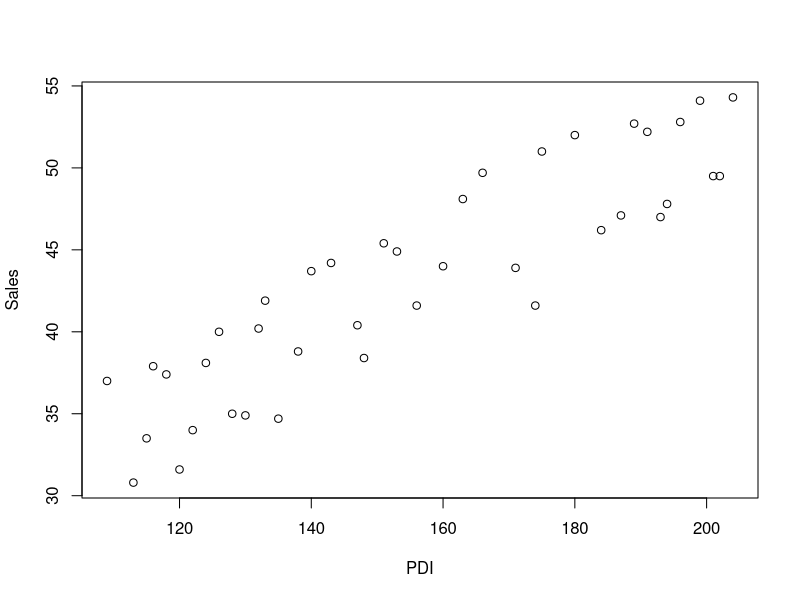
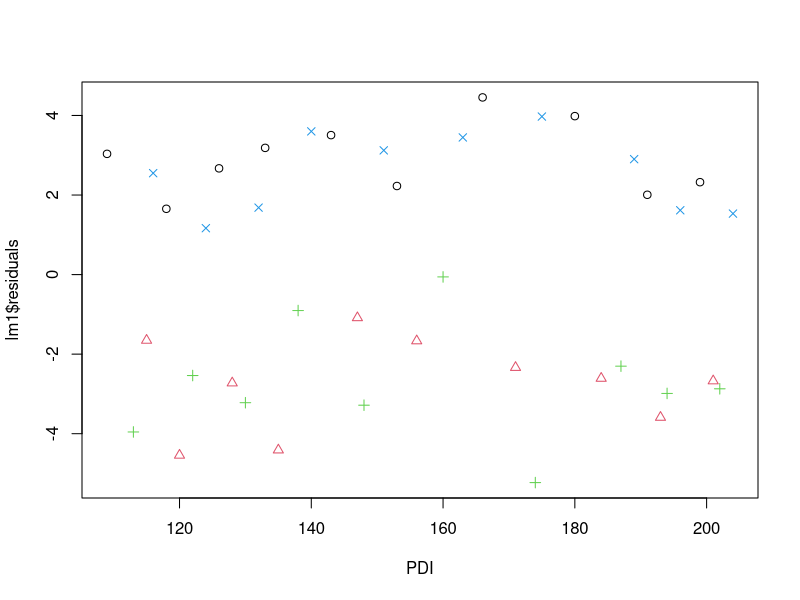
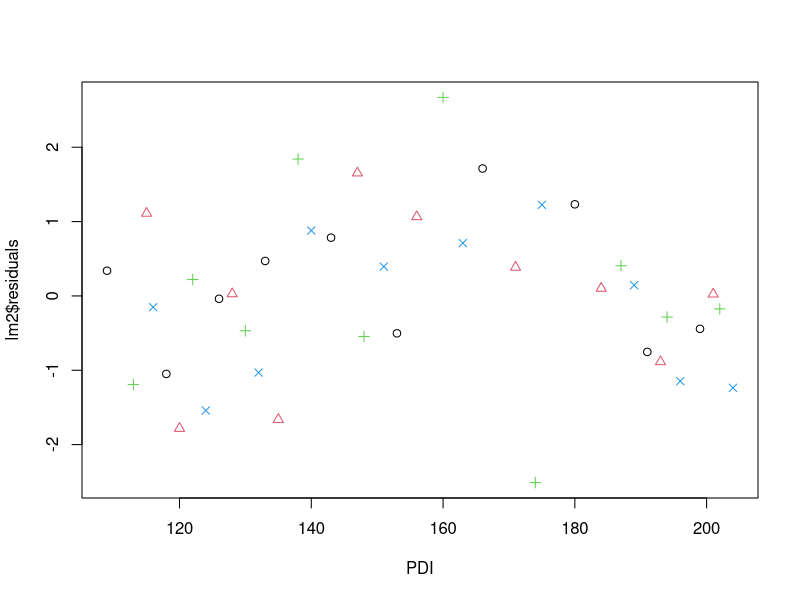
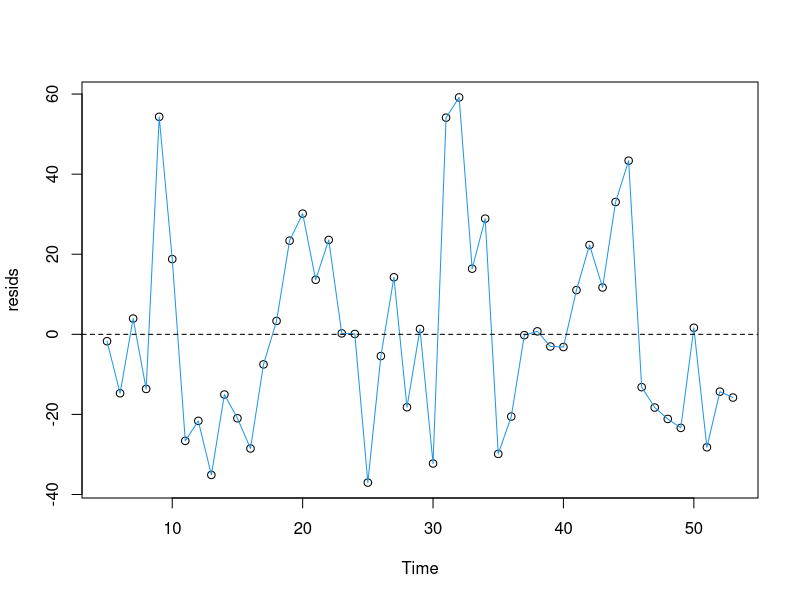
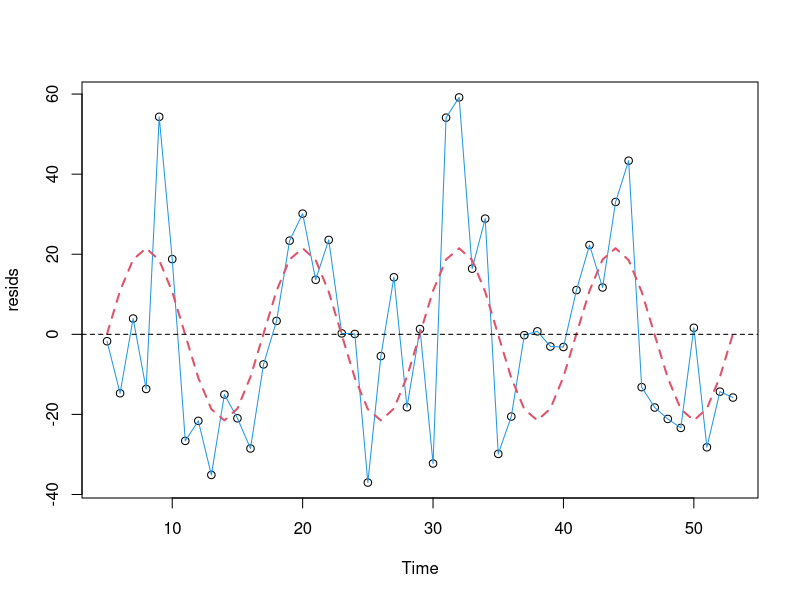
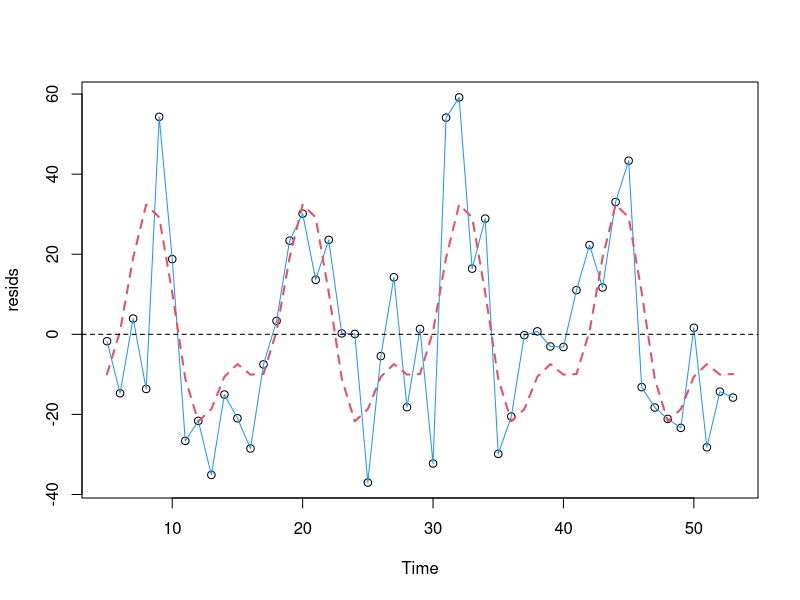
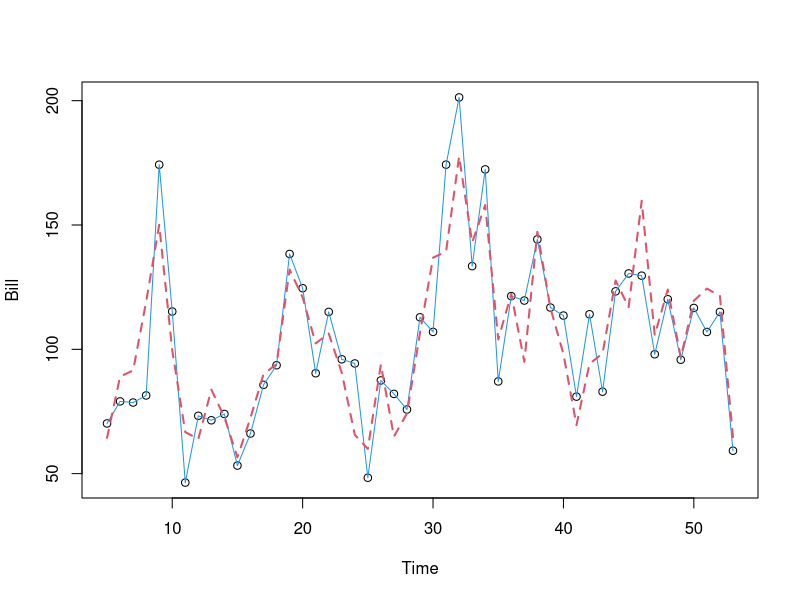

Here is the R script that generated these plots, in order:
## ---- chunk 1
SkiSales = read.csv("../../data/SkiSales.csv",header=TRUE)
attach(SkiSales);  SkiSales
plot(Sales ~ PDI)
lm1 = lm(Sales ~ PDI)
plot(PDI, lm1$residuals, pch=Quarter, col= Quarter)
## ---- chunk 2
winter =as.numeric( (Quarter ==1)+ (Quarter ==4))
lm2 = lm(Sales ~ PDI + winter)
summary(lm2)
plot(PDI, lm2$residuals, pch=Quarter, col= Quarter)
## ---- chunk 3
Q4=as.numeric(  Quarter ==4 )
Q2=as.numeric(  Quarter ==2 )
lm3 = lm(Sales ~ PDI + winter+ Q4 + Q2)
summary(lm3)
anova(lm2,lm3)
## ---- chunk 4
Electricity = read.csv("../../data/Electricity.csv",header=TRUE)
Electricity;  attach(Electricity)
E.lm1 =lm(Bill~Days + Estimate+ Guestwks + Time )
resids =E.lm1$residuals
plot(resids~ Time)
lines(resids~ Time, lty=1,col=4)
abline(h=0, lty=2)
## ---- chunk 5
E.lm2= lm(resids ~ factor(Month))
summary(E.lm2)
## ---- chunk 6
SinTime = sin((Time-4)*2*3.1415927 /12)
CosTime = cos((Time-4)*2*3.1415927 /12)
E.lm3 = lm(resids ~ SinTime  + CosTime)
summary(E.lm3)

## ---- chunk 7
plot(resids~ Time)
lines(resids~ Time, lty=1,col=4)
lines(E.lm3$fitted.values ~ Time, lty=2,col=2,lwd=2)
abline(h=0, lty=2)
## ---- chunk 8
SinTime = sin((Time-5)*2*3.1415927 /12)
CosTime = cos((Time-5)*2*3.1415927 /12)
E.lm4 = lm(resids ~ SinTime  + CosTime)
summary(E.lm4)

## ---- chunk 9
Sin2Time = sin((Time-5)*4*3.1415927 /12)
Cos2Time = cos((Time-5)*4*3.1415927 /12)
E.lm5 = lm(resids ~ SinTime  + CosTime+ Sin2Time + Cos2Time)
summary(E.lm5)
anova(E.lm4,E.lm5)
## ---- chunk 10
plot(resids~ Time)
lines(resids~ Time, lty=1,col=4)
lines(E.lm5$fitted.values ~ Time, lty=2,col=2,lwd=2)
abline(h=0, lty=2)
## ---- chunk 11
 E.lm6 =lm(Bill~Days + Estimate+ Guestwks + Time+SinTime  + CosTime+ Sin2Time + Cos2Time)
 summary(E.lm6)
plot(Bill~ Time)
lines(Bill~ Time, lty=1,col=4)
lines(E.lm6$fitted.values ~ Time, lty=2,col=2,lwd=2)
